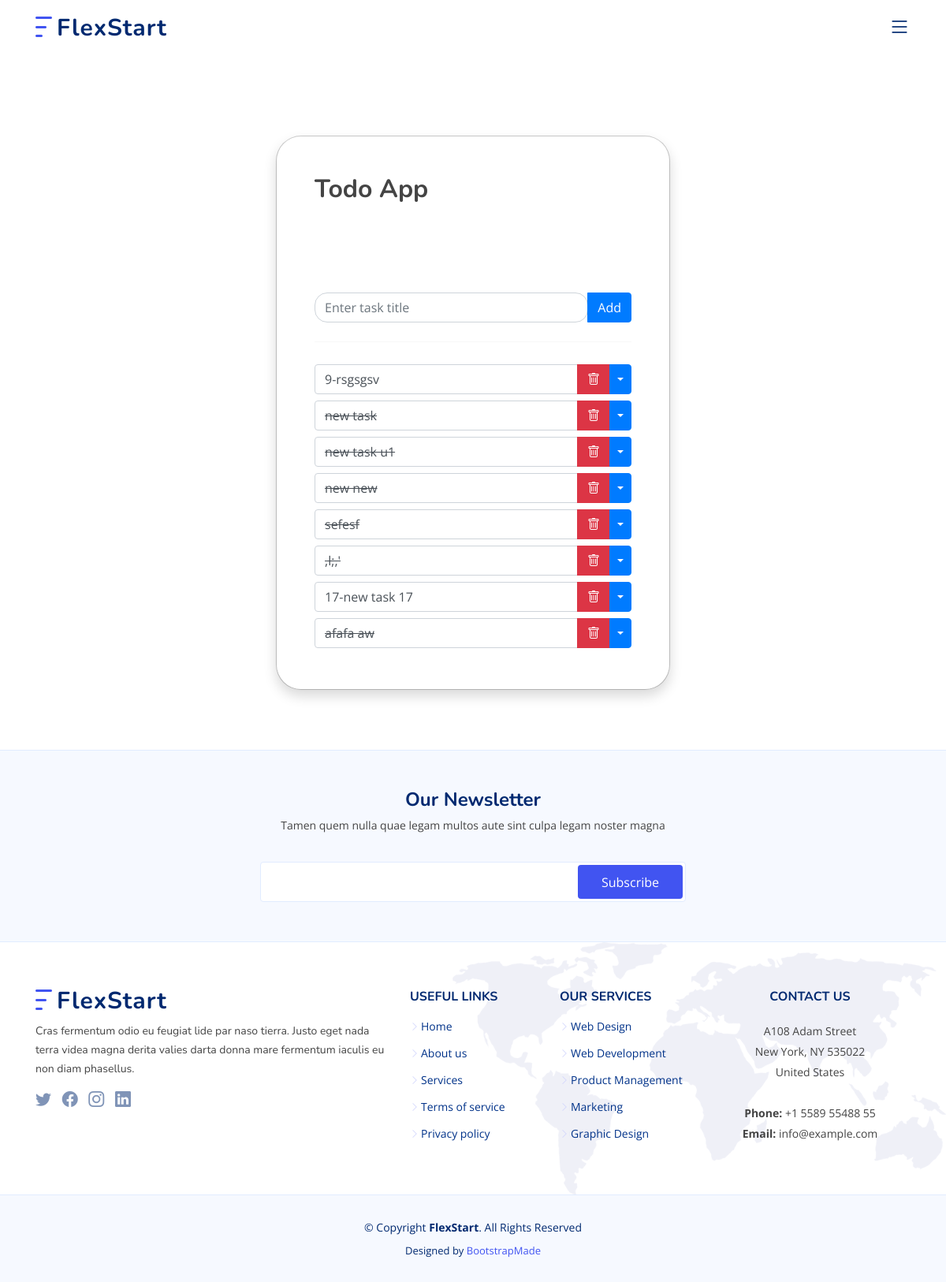
/todo/tasks/ (signed in), run on the app's committed database.
### app_todo/models.py (models this page shows, shortened)
class Task(models.Model):
    user = models.ForeignKey(Profile, on_delete=models.CASCADE, null=True, blank=True)
    title = models.CharField(max_length=200)
    status = models.BooleanField(default=False)
    created_date = models.DateTimeField(auto_now_add=True)
    def __str__(self):
        return str(self.id) + '-' + str(self.title)
    class Meta:
        db_table = 'app_todo_task'

### app_todo/views.py (the view)
# urls.py: path("tasks/", TaskList.as_view(), name="task_list"),
class TaskList(LoginRequiredMixin, ListView):
    context_object_name = "tasks"
    template_name = "app_todo/task_list.html"
    def get_queryset(self):
        return Task.objects.filter(user=self.request.user.profile)

### templates/app_todo/task_list.html (shortened to what this page needs)
{% extends 'base/_base.html' %}
{% load static %}
{% block content %}
<div class="modal modal-signin position-static d-block  py-5" tabindex="-1" role="dialog" id="modalSignin">
  <div class="modal-dialog" role="document">
    <div class="modal-content rounded-5 shadow">
      <div class="modal-header p-5 pb-4 border-bottom-0">
        <h2 class="fw-bold mb-0">Todo App</h2>
      </div>
      <div class="modal-body p-5 pt-0">
        <form class="pt-3" method="POST" action="{% url 'app_todo:create_task' %}">
          <div class="input-group mb-3">
            <input type="text" class="form-control rounded-4" name="title" placeholder="Enter task title"
              aria-label="Recipient's username" aria-describedby="button-addon2">
            <button class="btn btn-primary" type="submit">Add</button>
          </div>
          <hr class="my-4">
          {% for task in tasks %}
          <div class="input-group py-1">
            <span type="text" class="form-control" aria-label="Text input with segmented dropdown button">
              {% if task.status == True %}
              <strike>{{task.title}}</strike>
              {% else %}
              <span>{{task}}</span>
              {% endif %}
            </span>
            <a type="button" class="btn btn-danger" href="{% url 'app_todo:delete_task' task.id %}"><i class="bi bi-trash"></i></a>
            <button type="button" class="btn btn-primary dropdown-toggle dropdown-toggle-split" data-bs-toggle="dropdown"
              aria-expanded="false">
            </button>
          </div>
          {% endfor %}
        </form>
      </div>
    </div>
  </div>
</div>
{% endblock %}

### static/assets/css/style.css (style rules this page uses)
:root { scroll-behavior: smooth; }
body { font-family: "Open Sans", sans-serif; color: #444444; }
a { color: #4154f1; text-decoration: none; }
h1, h2, h3, h4, h5, h6 { font-family: "Nunito", sans-serif; }

### data on the page
Task: id+title "9-rsgsgsv"
Task: title "new task"
Task: title "new task u1"
Task: title "new new"
Task: title "sefesf"
Task: title ",l;,'"
Task: id+title "17-new task 17"
Task: title "afafa aw"
